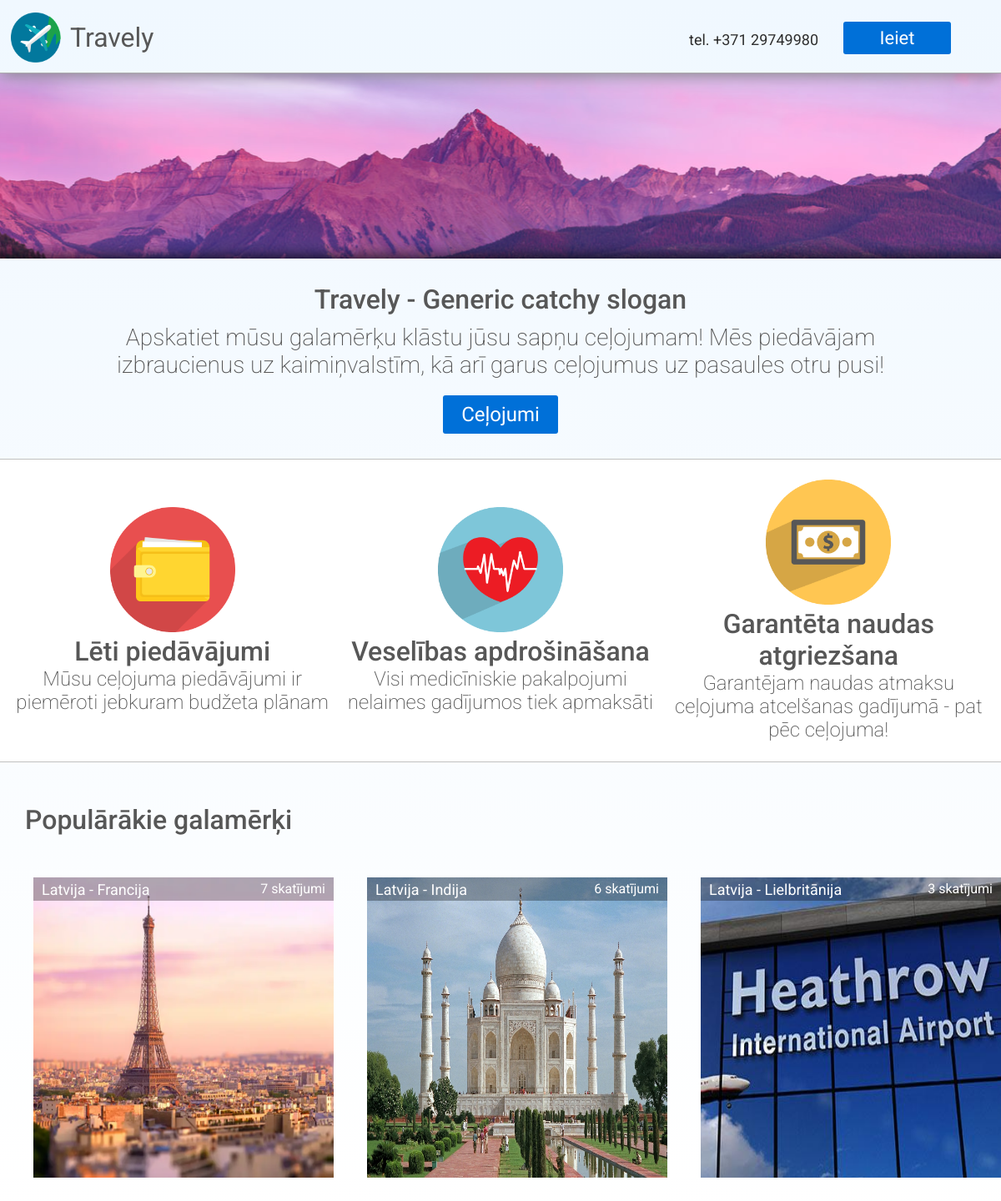
The page / on the database its author committed.
### models.py (models this page shows, shortened)
class Trip(db.Model):
    id = db.Column(db.Integer, primary_key=True)
    agency_id = db.Column(db.Integer, db.ForeignKey("agency.id"))
    country_from = db.Column(db.Integer)
    country_to = db.Column(db.Integer)
    date_from = db.Column(db.DateTime)
    date_to = db.Column(db.DateTime)
    description = db.Column(db.String(280))
    cost = db.Column(db.Float)
    ticket_amount = db.Column(db.Integer)
    views = db.Column(db.Integer)
    img_file = db.Column(db.String(20), nullable=False, default='default.jpg')

class Country(db.Model):
    id = db.Column(db.Integer, primary_key=True)
    country = db.Column(db.String(48), nullable=False)
    abbreviation = db.Column(db.String(2), nullable=False)

### main.py (the view)
@app.route('/')
def index():
    qry = Trip.query.order_by(desc(Trip.views)).limit(4)
    return render_template("index.html", top_trips=qry, countries = Country.query.all(), is_admin = is_user_admin())

### main.py (called while the page is built)
def is_user_logged():
    try:
        return True if session['user'] != None else False
    except:
        return False

def is_user_admin():
    return True if is_user_logged() and User.query.filter_by(id=session['user']).first().role_id != 0 else False

### templates/index.html (shortened to what this page needs)
<!DOCTYPE html>
<html lang="en">
<head>
    <link rel="stylesheet" href="../static/css/stylesheet.css">
</head>
<body>
    <div id="body-wrap">
        <header id="header-main">
            <a href="/" style="margin-left: 1%;"><img id="logo" src="../static/images/png.png" width="60" height="60" /></a>
            <a href="/" id="title">Travely</a>
            <a href="tel:+37129749980" id="number">tel. +371 29749980</h1>
            {% if session['user'] %}
                {% if is_admin %}
                    <a href="/admin" class="button" id="button-admin">admin</a>
                {% endif %}
                <a href="/profile" class="button" id="button-login" style="margin-right: 0.5%;">Profils</a>
                <a href="/logout" class="button" id="button-logout">Izrakstīties</a>
            {% else %}
                <a href="/login" class="button" id="button-login">Ieiet</a>
            {% endif %}
        </header>
        {% block content %}
            <div id="page-middle">
                <div id="search-bar-back"></div>
                <div id="about-us">
                    <h1 class="subtitle">Travely - Generic catchy slogan</h1>
                    <p class="about-us-desc">Apskatiet mūsu galamērķu klāstu jūsu sapņu ceļojumam! Mēs piedāvājam izbraucienus uz kaimiņvalstīm, kā arī garus ceļojumus uz pasaules otru pusi!</p>
                    <a href="/catalogue" class="button" id="button-trips">Ceļojumi</a>
                </div>
                <div id="guarantee">
                    <div id="guarantee-list-flexbox">
                        <div>
                            <img src="static/images/logo/wallet.png">
                            <h1>Lēti piedāvājumi</h1>
                            <p>Mūsu ceļojuma piedāvājumi ir piemēroti jebkuram budžeta plānam</p>
                        </div>
                        <div>
                            <img src="static/images/logo/heart.png">
                            <h1>Veselības apdrošināšana</h1>
                            <p>Visi medicīniskie pakalpojumi nelaimes gadījumos tiek apmaksāti</p>
                        </div>
                        <div>
                            <img src="static/images/logo/cash.png">
                            <h1>Garantēta naudas atgriezšana</h1>
                            <p>Garantējam naudas atmaksu ceļojuma atcelšanas gadījumā - pat pēc ceļojuma!</p>
                        </div>
                    </div>
                </div>
                <div id="travel-list">
                    <h1 class="sub-title">Populārākie galamērķi</h1>
                    <div id="travel-list-flexbox">
                        {% for trip in top_trips %}
                            <a class="trip" href="/reservation/{{ trip.id }}">
                                <div class="trip">
                                    <div class="trip-header">
                                        <span id="trip-header-title">{{ countries[trip.country_from - 1].country }} - {{ countries[trip.country_to - 1].country }}</span>
                                        <span id="trip-header-views">{{ trip.views }} skatījumi</span>
                                    </div>
                                    <img src="{{ url_for('static', filename='/images/destinations/' + trip.img_file) }}" class="trip-img">
                                </div>
                            </a>
                        {% endfor %}
                    </div>
                </div>
            </div>
        {% endblock %}
    </div>
</body>
</html>

### static/css/stylesheet.css (style rules this page uses)
* { margin:0; padding:0; }
body { font-family: 'Roboto', sans-serif; color:#575757; background-image: linear-gradient(aliceblue, white); background-repeat: no-repeat; }
h1 { font-weight: 500; }
p { font-weight: 200; }
a { text-decoration: none; }
a.button { display: inline-block; color: white !important; text-align: center; font-size: 22px !important; font-family: Thasadith; text-decoration: none; line-height: 42px; font-weight: normal !important; background-color: #0070D8; border-radius: 3px; padding-right: 22px; padding-left: 22px; padding-top: 2px; padding-bottom: 2px; }
#body-wrap { margin-left: auto; margin-right: auto; background-image: linear-gradient(aliceblue, white); background-repeat: no-repeat; max-width: 1919px; }
#logo { margin-top: 15px; margin-left: 1%; src: url(../images/background.png); }
#title { text-decoration: none; color: #575757; margin-left: 1%; vertical-align: text-bottom; font-weight: normal; font-size: 32px; line-height: 90px; }
#number { line-height: 96px; text-align:right; margin-left:auto; margin-right: 30px; font-size: 18px; color: #2e2e2e; }
#button-login { height:35px; width:85px; line-height: 35px; margin-top: 26px; margin-right:5%; border-radius: 3px; }
header { position: relative; display:flex; width: 100%; height: 75px; border-bottom: 1px solid #ADADAD; justify-content: center; box-shadow: 1px 1px 20px rgb(124, 124, 124); padding-bottom: 1%; }
#search-bar-back { display: flex; align-items: center; background-image: url(../images/search_bar_back_main.png); background-repeat: no-repeat; height: 222px; background-position: 50%; box-shadow: inset 0px -30px 20px -30px #000000; }
#about-us { text-align: center; margin-top: 30px; }
.subtitle { margin: 10px; }
.about-us-desc { font-size: 28px; margin-left: 10%; margin-right:10%; }
#button-trips { margin-top: 20px; font-size: 24px !important; }
#guarantee-list-flexbox { display: flex; justify-content: center; text-align:center; margin:50px; margin-top: 30px; margin-left: auto; margin-right: auto; background-color: #fffffff5; border-top: solid; border-bottom: solid; border-width: 1px; border-color: #c0c0c0; padding: 10px; padding-top: 2%; padding-bottom: 2%; }
#guarantee-list-flexbox div { width:450px; margin:auto; }
#guarantee-list-flexbox div p { font-size: 24px; }
#guarantee-list-flexbox div img { width:150px; height:150px; }
#travel-list-flexbox { display: flex; justify-content: center; margin:50px; width:auto; max-width: 1919px; }
.trip { margin:auto; width: 360px; height: 360px; margin-left: 20px; margin-right: 20px; -webkit-transition: all .2s; -moz-transition: all .2s; transition: all .2s; position: relative; z-index: 1; }
.trip-img { width: 100%; height: 100%; }
.trip-header { height: 28px; margin-bottom: -28px; z-index: 2; position: relative; display: flex; background-color: rgba(0, 0, 0, 0.3); padding-left: 10px; font-size: 20px; color: white; align-items: center; }
#trip-header-title { font-size: 18px; }
#trip-header-views { font-size: 16px !important; margin-left: auto; padding-right:10px; font-size: 16px; line-height: 16px; }
.sub-title { margin: 30px; }

### rows shown on the page
Trip: country_from.country "Latvija", country_to.country "Francija", views "7", img_file (picture)
Trip: country_from.country "Latvija", country_to.country "Indija", views "6", img_file (picture)
Trip: country_from.country "Latvija", country_to.country "Lielbritānija", views "3", img_file (picture)
